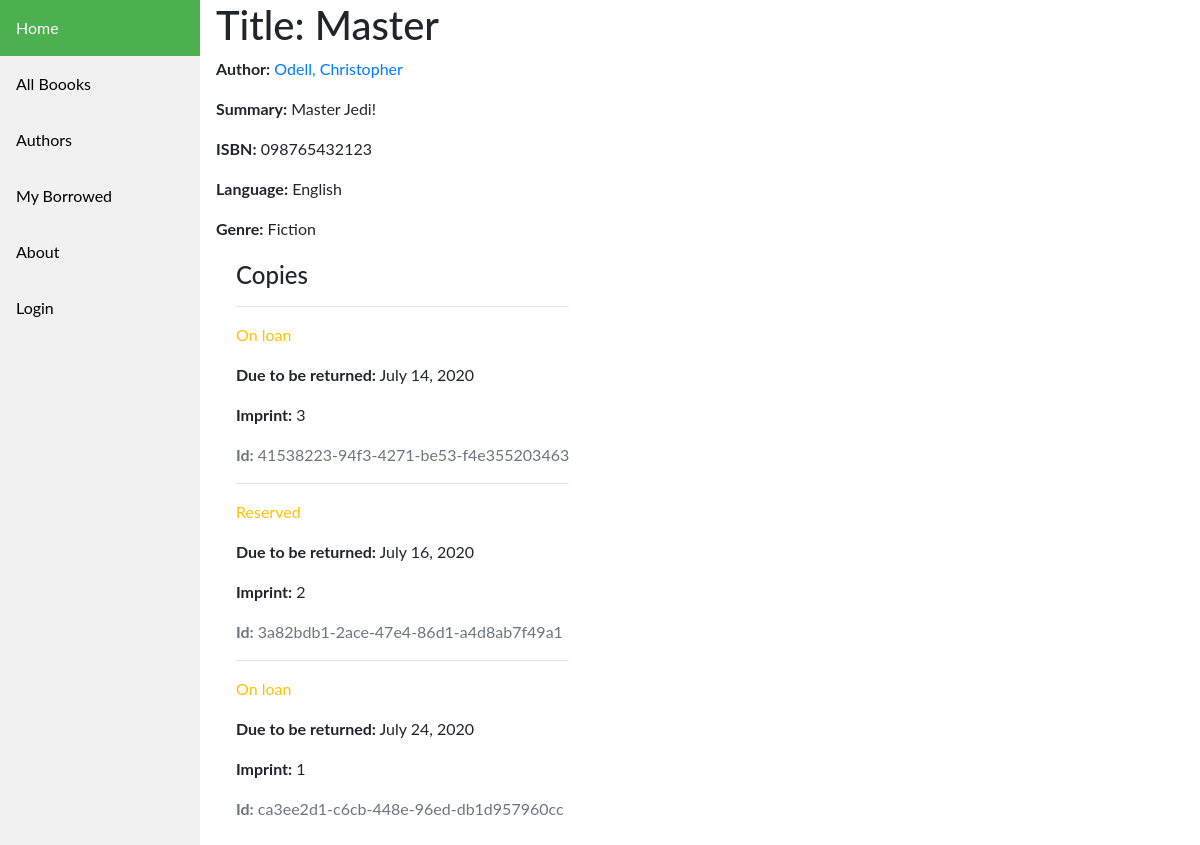
/catalog/book/2, run on the app's committed database.
### catalog/models.py (models this page shows, shortened)
class Book(models.Model):
    title = models.CharField(max_length=200)
    author = models.ForeignKey('Author', on_delete=models.SET_NULL, null=True)
    summary = models.TextField(max_length=1000, help_text='Enter a brief description of the book')
    isbn = models.CharField('ISBN', max_length=13, help_text='13 Character <a href="https://www.isbn-international.org/content/what-isbn">ISBN number</a>')
    genre = models.ManyToManyField(Genre, help_text='Select a genre for this book')
    language = models.ForeignKey('Language', on_delete=models.SET_NULL, null=True)
    def display_genre(self):
        """Create a string for the Genre. This is required to display genre in Admin."""
        return ', '.join(genre.name for genre in self.genre.all()[:3])
    display_genre.short_description = 'Genre'

class Author(models.Model):
    first_name = models.CharField(max_length=100)
    last_name = models.CharField(max_length=100)
    date_of_birth = models.DateField(null=True, blank=True)
    date_of_death = models.DateField('Died', null=True, blank=True)
    class Meta:
        ordering = ['last_name', 'first_name']
    def __str__(self):
        return f'{self.last_name}, {self.first_name}'

class Language(models.Model):
    language = models.CharField(max_length=200, help_text='Enter a book language (e.g. Farsi)')
    def __str__(self):
        return self.language

class Genre(models.Model):
    name = models.CharField(max_length=200, help_text='Enter a book genre (e.g. Science Fiction)')
    def __str__(self):
        return self.name

class BookInstance(models.Model):
    id = models.UUIDField(primary_key=True, default=uuid.uuid4, help_text='Unique ID for this particular book across whole library')
    book = models.ForeignKey('Book', on_delete=models.SET_NULL, null=True)
    imprint = models.CharField(max_length=200)
    due_back = models.DateField(null=True, blank=True)
    borrower = models.ForeignKey(User, on_delete=models.SET_NULL, null=True, blank=True)
    LOAN_STATUS = (
        ('m', 'Maintenance'),
        ('o', 'On loan'),
        ('a', 'Available'),
        ('r', 'Reserved'),
    )
    status = models.CharField(
        max_length=1,
        choices=LOAN_STATUS,
        blank=True,
        default='m',
        help_text='Book availability',
    )
    class Meta:
        ordering = ['due_back']

### catalog/views.py (the view)
# urls.py: path('book/<int:pk>', views.BookDetailView.as_view(), name='book-detail'),
class BookDetailView(generic.DetailView):
    model = Book
    paginate_by = 2

### catalog/templates/catalog/book_detail.html
{% extends "catalog/base_generic.html" %} {% block content %}
<h1>Title: {{ book.title }}</h1>
<p>
  <strong>Author:</strong>
  <a href="{% url 'author-detail' book.author.pk %}">{{ book.author }}</a>
</p>
<p><strong>Summary:</strong> {{ book.summary }}</p>
<p><strong>ISBN:</strong> {{ book.isbn }}</p>
<p><strong>Language:</strong> {{ book.language }}</p>
<p><strong>Genre:</strong> {{ book.genre.all|join:", " }}</p>
<div style="margin-left: 20px; margin-top: 20px;">
  <h4>Copies</h4>
  {% for copy in book.bookinstance_set.all %}
  <hr />
  <p
    class="{% if copy.status == 'a' %}text-success{% elif copy.status == 'm' %}text-danger{% else %}text-warning{% endif %}"
  >
    {{ copy.get_status_display }}
  </p>
  {% if copy.status != 'a' %}
  <p><strong>Due to be returned:</strong> {{ copy.due_back }}</p>
  {% endif %}
  <p><strong>Imprint:</strong> {{ copy.imprint }}</p>
  <p class="text-muted"><strong>Id:</strong> {{ copy.id }}</p>
  {% endfor %}
</div>
{% endblock %}

### catalog/static/css/styles.css (style rules this page uses)
body { margin: 0; font-family: "Lato", sans-serif; }

### data on the page
Book: title "Master", author "Odell, Christopher", summary "Master Jedi!", isbn "098765432123", language "English", genre.all "Fiction"
BookInstance: status "On loan", due_back "July 14, 2020", imprint "3", id "41538223-94f3-4271-be53-f4e355203463"
BookInstance: status "Reserved", due_back "July 16, 2020", imprint "2", id "3a82bdb1-2ace-47e4-86d1-a4d8ab7f49a1"
BookInstance: status "On loan", due_back "July 24, 2020", imprint "1", id "ca3ee2d1-c6cb-448e-96ed-db1d957960cc"
